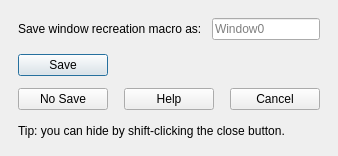
<?xml version="1.0" encoding="UTF-8"?>
<ui version="4.0">
 <class>SaveWindowDialog</class>
 <widget class="QDialog" name="SaveWindowDialog">
  <property name="windowTitle">
   <string>Close Window</string>
  </property>
  <layout class="QVBoxLayout" name="verticalLayout">
   <property name="spacing">
    <number>14</number>
   </property>
   <property name="leftMargin">
    <number>18</number>
   </property>
   <property name="topMargin">
    <number>18</number>
   </property>
   <property name="rightMargin">
    <number>18</number>
   </property>
   <property name="bottomMargin">
    <number>18</number>
   </property>
   <item>
    <layout class="QHBoxLayout" name="nameRow">
     <property name="spacing">
      <number>10</number>
     </property>
     <item>
      <widget class="QLabel" name="promptLabel">
       <property name="text">
        <string>Save window recreation macro as:</string>
       </property>
      </widget>
     </item>
     <item>
      <widget class="QLineEdit" name="nameEdit">
       <property name="placeholderText">
        <string>Window0</string>
       </property>
      </widget>
     </item>
    </layout>
   </item>
   <item>
    <layout class="QGridLayout" name="buttonGrid">
     <property name="horizontalSpacing">
      <number>16</number>
     </property>
     <property name="verticalSpacing">
      <number>12</number>
     </property>
     <item row="0" column="0">
      <widget class="QPushButton" name="saveButton">
       <property name="text">
        <string>Save</string>
       </property>
       <property name="default">
        <bool>true</bool>
       </property>
      </widget>
     </item>
     <item row="1" column="0">
      <widget class="QPushButton" name="noSaveButton">
       <property name="text">
        <string>No Save</string>
       </property>
      </widget>
     </item>
     <item row="1" column="2">
      <widget class="QPushButton" name="helpButton">
       <property name="text">
        <string>Help</string>
       </property>
      </widget>
     </item>
     <item row="1" column="3">
      <widget class="QPushButton" name="cancelButton">
       <property name="text">
        <string>Cancel</string>
       </property>
      </widget>
     </item>
    </layout>
   </item>
   <item>
    <widget class="QLabel" name="tipLabel">
     <property name="text">
      <string>Tip: you can hide by shift-clicking the close button.</string>
     </property>
     <property name="wordWrap">
      <bool>true</bool>
     </property>
    </widget>
   </item>
  </layout>
 </widget>
 <resources/>
 <connections/>
</ui>
